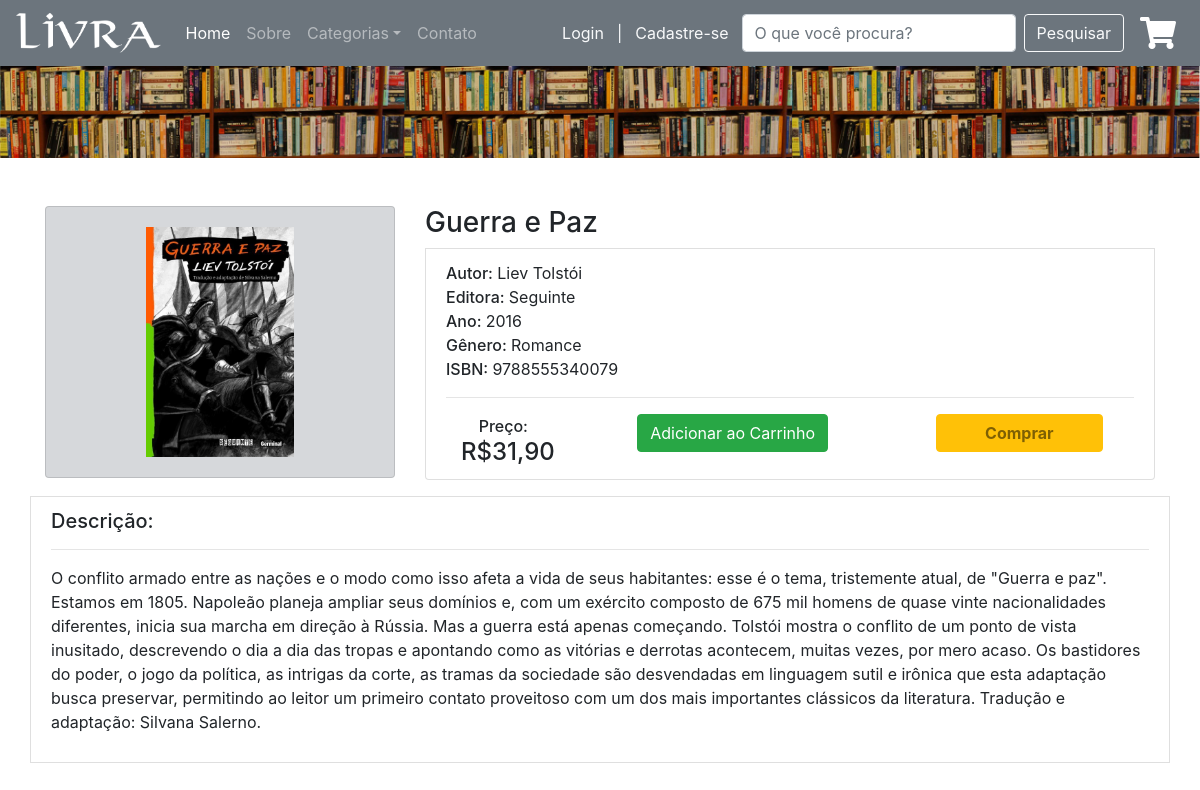
The page /produto.php?id=2 on the database as committed earlier.
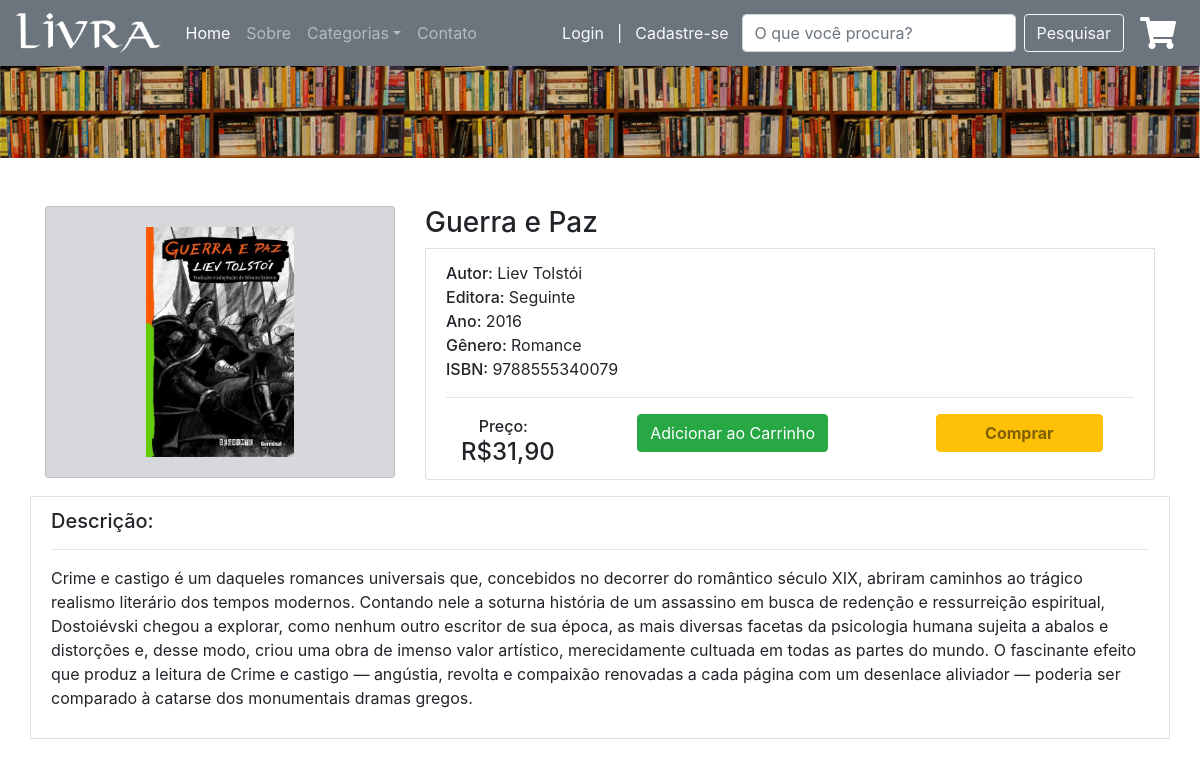
The same page on the database as committed later.
### tables this page shows
CREATE TABLE `livros` (
  `id` int(10) NOT NULL,
  `titulo` varchar(255) NOT NULL,
  `autor` varchar(255) NOT NULL,
  `ano` int(4) NOT NULL,
  `editora` varchar(255) NOT NULL,
  `genero` varchar(255) NOT NULL,
  `preco` decimal(5,2) NOT NULL,
  `foto` varchar(255) NOT NULL,
  `desconto` int(11) NOT NULL,
  `descricao` varchar(2000) NOT NULL,
  `estoque` int(3) NOT NULL,
  `isbn` varchar(13) NOT NULL
);

### produto.php (the view, shortened to what the changed rows need)
<!DOCTYPE html>
<html>
    <head>
        <link rel="stylesheet" href="https://maxcdn.bootstrapcdn.com/bootstrap/4.1.3/css/bootstrap.min.css">
        <link rel="stylesheet" href="https://use.fontawesome.com/releases/v5.6.3/css/all.css">
        <link rel="stylesheet" href="estilo.css">
    </head>
    <body>
        <section class="container">
            <div class="row">
                <?php
                $codProduto = $_GET['id'];
                require_once 'conexao.php';
                $sql = "SELECT * FROM livros WHERE id={$codProduto};";
                $result = mysqli_query($conn, $sql);
                if (mysqli_num_rows($result) > 0) {
                    while($row = mysqli_fetch_assoc($result)) {
                ?>
                    <div class="col-md-4 mt-5 align-self-xl-stretch">
                        <section class="list-group align-self-xl-strech min-height">
                            <span class="list-group-item list-group-item-secondary text-center">
                                <img class="mt-2 mb-2" src="imagens/<?php echo $row['foto']; ?>" height="230"/>
                            </span>
                        </section>
                    </div>
                    <div class="col-md-8 mt-5 align-self-xl-stretch">
                        <h3 class=""><?php echo $row['titulo']; ?></h3>
                        <span class="list-group-item">
                            <span><h6 class="d-inline">Autor: </h6><?php echo $row['autor']; ?></span><br>
                            <span><h6 class="d-inline">Editora: </h6><?php echo $row['editora']; ?></span><br>
                            <span><h6 class="d-inline">Ano: </h6><?php echo $row['ano']; ?></span><br>
                            <span><h6 class="d-inline">Gênero: </h6><?php echo $row['genero']; ?></span><br>
                            <span><h6 class="d-inline">ISBN: </h6><?php echo $row['isbn']; ?></span>
                            <hr>
                            <div class="clearfix text-center">
                                <span class="float-left col-md-3 col-lg-2 mb-2 mb-md-0">
                                    <h6 class="d-inline">Preço: </h6><h4 class="d-inline">R$<?php echo number_format($row['preco'], 2, ',', '.'); ?></h4>
                                </span>
                                <form method="GET" class="float-right col-md-3 col-lg-4" action="checkout.php?<?php echo $row['id']; ?>">
                                    <span>
                                        <?php
                                            if ($row['estoque']==0){
                                                echo '<button type="submit" class="btn btn-warning text-black-50 m-2 m-md-0 px-5 px-md-3 px-lg-5 d-none" disabled><strong>Comprar</strong></button>';
                                            }else{
                                                echo '<button type="submit" class="btn btn-warning text-black-50 m-2 m-md-0 px-5 px-md-3 px-lg-5"><strong>Comprar</strong></button>';
                                                }
                                        ?>
                                    </span>
                                </form>
                                <form method="POST" class="float-left col-md-6 col-lg-6" action="adicionar_produto_ao_carrinho.php?<?php echo $row['id']; ?>">
                                    <span>
                                        <?php
                                            if ($row['estoque']==0){
                                                echo '<button type="submit" class="btn btn-danger px-5 m-2 m-md-0" disabled>Produto Indisponível</button>';
                                            }else{
                                                echo '<button type="submit" class="btn btn-success m-2 m-md-0">Adicionar ao Carrinho</button>';
                                                }
                                        ?>
                                    </span>
                                </form>
                            </div>
                        </span>
                    </div>
                    <div class="mt-3 list-group-item">
                        <span>
                            <h5>Descrição:</h5>
                            <hr>
                            <p><?php echo $row['descricao']; ?></p>
                        </span>
                    </div>
                    <br><br><br>
                <?php
                    }
                }
                else {
                    echo "Este livro não foi encontrado no Banco de Dados.";
                }
                ?>
            </div>
        </section>
    </body>
</html>

Rows that differ between the two databases and show on the page:
changed livros "Guerra e Paz": descricao "O conflito armado entre as nações e o modo como isso afeta a vida de seus habitantes: esse é o tema, tristemente atual, de \"Guerra e paz\". Estamos em 1805. Napoleão planeja ampliar seus domínios e, com um exército composto de 675 mil homens de quase vinte nacionalidades diferentes, inicia sua marcha em direção à Rússia. Mas a guerra está apenas começando. Tolstói mostra o conflito de um ponto de vista inusitado, descrevendo o dia a dia das tropas e apontando como as vitórias e derrotas acontecem, muitas vezes, por mero acaso. Os bastidores do poder, o jogo da política, as intrigas da corte, as tramas da sociedade são desvendadas em linguagem sutil e irônica que esta adaptação busca…" → "Crime e castigo é um daqueles romances universais que, concebidos no decorrer do romântico século XIX, abriram caminhos ao trágico realismo literário dos tempos modernos. Contando nele a soturna história de um assassino em busca de redenção e ressurreição espiritual, Dostoiévski chegou a explorar, como nenhum outro escritor de sua época, as mais diversas facetas da psicologia humana sujeita a abalos e distorções e, desse modo, criou uma obra de imenso valor artístico, merecidamente cultuada em todas as partes do mundo. O fascinante efeito que produz a leitura de Crime e castigo — angústia, revolta e compaixão renovadas a cada página com um desenlace aliviador — poderia ser comparado à…"
